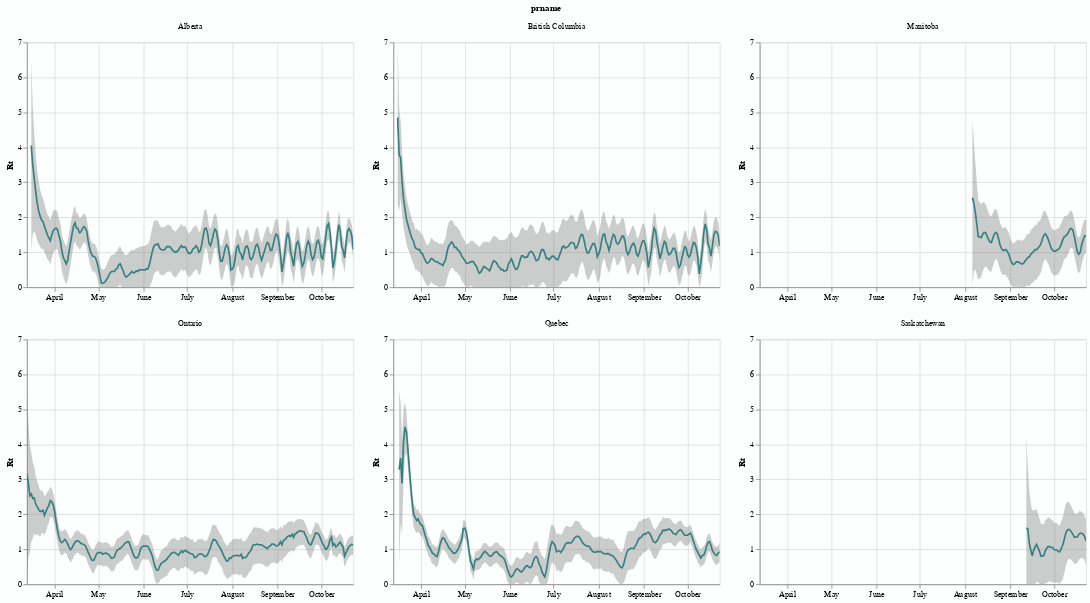

The notebook cell saved with this chart:
### Code cell
base = alt.Chart(df).mark_line(color = 'teal').encode(x = alt.X('date',title = ''),
                                            y = alt.Y('Rt', title = 'Rt'),
                                            tooltip = ['date','Rt','Low_90','High_90']).interactive()


band = alt.Chart(df).mark_area(opacity=0.4, color='gray').encode(x='date',y= alt.Y('Low_90', title=''),y2=alt.Y2('High_90',title=''))

alt.layer(base, band, data=df).facet('prname',columns = 3).resolve_axis(
    x='independent',
    y='independent',
).configure(background='#fdfefe')

### Figure 1 — Vega-Lite specification as saved in the notebook (floating-point values rounded to 4 significant figures; data arrays with more than 128 entries replaced by an {"elided": "..."} marker saying what was removed)
{"config": {"view": {"continuousWidth": 400, "continuousHeight": 300}, "background": "#fdfefe"}, "data": {"name": "data-9317556a2ebb82eac85446ff58a543af"}, "facet": {"type": "nominal", "field": "prname"}, "spec": {"layer": [{"mark": {"type": "line", "color": "teal"}, "encoding": {"tooltip": [{"type": "temporal", "field": "date"}, {"type": "quantitative", "field": "Rt"}, {"type": "quantitative", "field": "Low_90"}, {"type": "quantitative", "field": "High_90"}], "x": {"type": "temporal", "field": "date", "title": ""}, "y": {"type": "quantitative", "field": "Rt", "title": "Rt"}}, "selection": {"selector006": {"type": "interval", "bind": "scales", "encodings": ["x", "y"]}}}, {"mark": {"type": "area", "color": "gray", "opacity": 0.4}, "encoding": {"x": {"type": "temporal", "field": "date"}, "y": {"type": "quantitative", "field": "Low_90", "title": ""}, "y2": {"field": "High_90", "title": ""}}}]}, "columns": 3, "resolve": {"axis": {"x": "independent", "y": "independent"}}, "$schema": "https://vega.github.io/schema/vega-lite/v4.8.1.json", "datasets": {"data-9317556a2ebb82eac85446ff58a543af": {"elided": "1011 records"}}}
